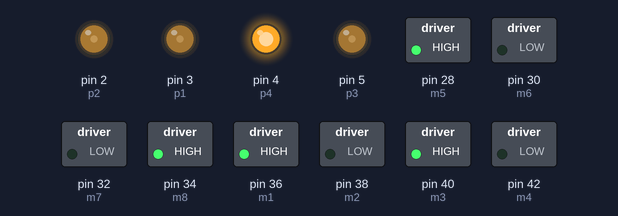
A sketch run on a simulated Arduino Mega 2560, built with avr-gcc and run on an emulated ATmega2560. On the bench: switched loads named in the sketch (green lamp = pin HIGH), output pins drawn as LEDs (lit = HIGH).

Above: at 0.1 s.
Timing chart, 0 to 1.6 s (numbered marks = the images above):
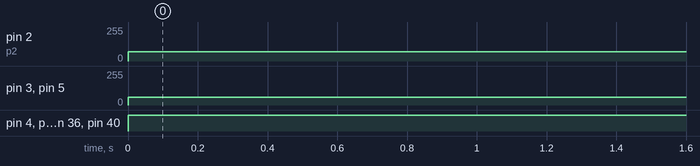

The sketch:

Motor_Forward_Code.ino
```cpp
//motor1
int m1 = 36;
int m2 = 38;
int p1 = 3;
//motor2
int m3 = 40;
int m4 = 42;
int p2 = 2;
//motor3
int m5 = 28;
int m6 = 30;
int p3 = 5;
//motor4
int m7 = 32;
int m8 = 34;
int p4 = 4;


void setup() {
  // put your setup code here, to run once:

pinMode(m1,OUTPUT);
pinMode(m2,OUTPUT);
pinMode(m3,OUTPUT);
pinMode(m4,OUTPUT);
pinMode(m5,OUTPUT);
pinMode(m6,OUTPUT);
pinMode(m7,OUTPUT);
pinMode(m8,OUTPUT);
pinMode(p1,OUTPUT);
pinMode(p2,OUTPUT);
pinMode(p3,OUTPUT);
pinMode(p4,OUTPUT);


}

void loop() {
  // put your main code here, to run repeatedly:

digitalWrite(m1, HIGH);
  digitalWrite(m2, LOW);
  analogWrite(p1, 60);
  digitalWrite(m3, HIGH);
  digitalWrite(m4, LOW);
  analogWrite(p2, 70);
  digitalWrite(m5, HIGH);
  digitalWrite(m6, LOW);
  analogWrite(p3, 60);
  digitalWrite(m7, LOW);
  digitalWrite(m8, HIGH);
  analogWrite(p4, 255);
}
```

Measured:
- by itself, pin 2 (p2): 0/255 → 70/255 at 0.00 s
- by itself, pin 3 (p1), pin 5 (p3): 0/255 → 60/255 at 0.00 s
- by itself, pin 4 (p4), pin 28 (m5), pin 34 (m8), pin 36 (m1), pin 40 (m3): LOW → HIGH at 0.00 s
